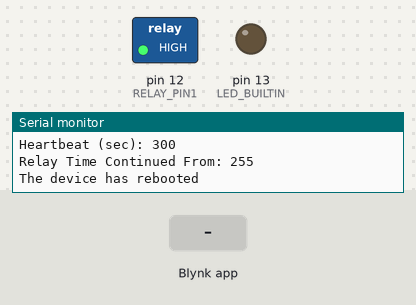
A sketch run on a simulated Arduino Uno, built with avr-gcc and run on an emulated ATmega328P. Parts: switched loads named in the sketch (green lamp = pin HIGH), output pins drawn as LEDs (lit = HIGH), the last lines printed to the serial monitor. The inputs (shaded band) are chosen by the test bench. WiFi joins after 1.5 s; servers stay silent unless stated; EEPROM starts erased; pins used as bus, display or sensor lines are not drawn.

Above: at 5.0 s.
5.1 s: Blynk app writes 1 to V1
At 6.3 s:
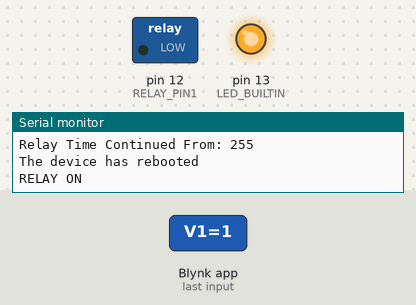
6.6 s: Blynk app writes 0 to V1
At 7.7 s:
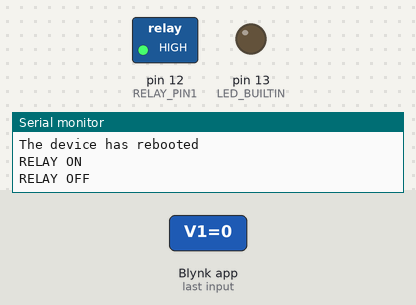
8.1 s: Blynk app writes 200 to V1
At 8.8 s:
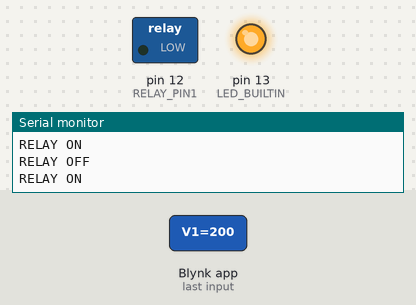
Timing chart, 0 to 11.1 s (numbered marks = the images above; inputs shaded):
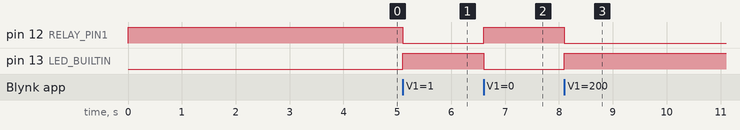

Measured:
- after the input at 5.1 s, pin 12 (RELAY_PIN1): HIGH → LOW at once; pin 13 (LED_BUILTIN): LOW → HIGH at once
- after the input at 6.6 s, pin 12 (RELAY_PIN1): LOW → HIGH at once; pin 13 (LED_BUILTIN): HIGH → LOW at once
- after the input at 8.1 s, pin 12 (RELAY_PIN1): HIGH → LOW at once; pin 13 (LED_BUILTIN): LOW → HIGH at once

The sketch:

main.ino
```cpp
/*
 * Author: Alex Waclawik
 * Github: https://github.com/AlexWaclawik/Arduino-IoT-Switch
 * Version: 1.2
 * This project is for a remote AC outlet switch that is made using
 * an Arduino UNO-like microcontroller, and the Blynk IoT library.
 */

// these Blynk definitions ALWAYS have to be first
#define BLYNK_TEMPLATE_ID "TEMPLATE-ID"
#define BLYNK_DEVICE_NAME "DEVICE NAME"
#define BLYNK_AUTH_TOKEN "YOUR-AUTH-TOKEN"
#define BLYNK_PRINT Serial
#define BLYNK_NO_FANCY_LOGO

/*
 * IMPORTANT: Configuration of Blynk Heartbeat Interval
 * Please read the Blynk Heartbeat Configuration section of the README
 * as configuring this is very important for your application
 * https://github.com/AlexWaclawik/Arduino-IoT-Switch/tree/testing#operation
 */
#define BLYNK_HEARTBEAT 300

// define the SIM type
#define TINY_GSM_MODEM_SIM7000

// libraries
#include <SPI.h>
#include <TinyGsmClient.h>
#include <BlynkSimpleTinyGSM.h>
#include <EEPROM.h>

#define SerialMon Serial

// pin definitions
#define TX 10 // Microcontroller RX
#define RX 11 // Microcontroller TX
#define RELAY_PIN1 12 // Relay Control Pin
#define LED 13 // onboard LED for testing
#define PWRKEY 6 // power pin
#define RST 7 // reset pin
// just one relay pin needed for now
// if you want to use the other one, just uncomment all the relevant lines
//#define RELAY_PIN2 XX

// initialize software serial
#include <SoftwareSerial.h>
SoftwareSerial SerialAT(TX, RX);

// configure GPRS settings (user and pass may be optional depending on your SIM card)
const char apn[] = "iot.1nce.net"; // currently set for 1NCE SIMs
const char user[] = "";
const char pass[] = "";
// configure Blynk authentication token
const char auth[] = "YOUR-AUTH-TOKEN";

// initialize modem
TinyGsm modem(SerialAT);

// define global variables
bool startup = true;
uint8_t deviceUptime = 0;
bool relayStatus = false;
uint8_t relayStartTime = 0;
uint8_t eeRelayTimeAddress = 0;
uint8_t relayTimeBackup = 0;


/*
 * called whenever a widget writes to virtual pin V1
 * it will switch the relay on and off, turn on the status LED, and push a notification
 * lastly it will call the updateDeviceTime() function which will update the uptime
 */
BLYNK_WRITE(V1) {
  // retrieve value from virtual pin V1
  uint8_t pinValue = param.asInt();
  if (pinValue != 0) {
    // turn on relay
    digitalWrite(RELAY_PIN1, LOW);
    //digitalWrite(RELAY_PIN2, LOW);
    digitalWrite(LED_BUILTIN, HIGH);
    SerialMon.println("RELAY ON");
    // turn on Blynk LED
    Blynk.virtualWrite(V4, 255);
    // push notification that the relay is ON
    Blynk.logEvent("relay", "The relay is ON");
    // update device uptime
    updateDeviceTime();
    // start relay uptime
    relayStatus = true;
    relayStartTime = deviceUptime;
  }
  else {
    // turn off relay
    digitalWrite(RELAY_PIN1, HIGH);
    //digitalWrite(RELAY_PIN2, HIGH);
    digitalWrite(LED_BUILTIN, LOW);
    SerialMon.println("RELAY OFF");
    // turn off Blynk LED
    Blynk.virtualWrite(V4, 0);
    // push notification that the relay is OFF
    Blynk.logEvent("relay", "The relay is OFF");
    // update device uptime
    updateDeviceTime();
    // stop relay uptime
    relayStatus = false;
    // reset EEPROM
    clearEE();
  }
}


/*
 * called whenever a widget reads virtual pin V7
 * first it will update the device uptime then use it to calulate the relay uptime
 * after which it will then write it to virtual pin V6
 * if relay is not on, it will instead return a value of 0
 */
BLYNK_WRITE(V7) {
  uint8_t pinValue = param.asInt();
  if (pinValue != 0) {
    if (relayStatus) {
      updateDeviceTime();
      uint8_t relayTime = (deviceUptime - relayStartTime) + relayTimeBackup;
      Blynk.virtualWrite(V6, relayTime);
      SerialMon.print("Relay Uptime: ");
      SerialMon.println(relayTime);
      EEPROM.put(eeRelayTimeAddress, relayTime);
    }
  }
}


/*
 * called whenever a widget reads virtual pin V8 and returns signal quality to virtual pin V9
 * for more information: https://github.com/AlexWaclawik/Arduino-IoT-Switch/tree/testing#operation
 */
BLYNK_WRITE(V8) {
  uint8_t pinValue = param.asInt();
  if (pinValue != 0) {
    String signalCond = "";
    String signalColor = "";
    uint8_t signalQuality = 0;
    signalQuality = modem.getSignalQuality();
    if (signalQuality == 99) {
      signalCond = "UNKNOWN";
      // grey color
      signalColor = "#A0A0A0";
    }
    // RSSI less than -93 dBm
    else if (signalQuality < 10) {
      signalCond = "MARGINAL";
      // red color
      signalColor = "#FF0000";
    }
    // RSSI greater than -95 dBm and less than -83 dBm
    else if (signalQuality > 9 && signalQuality < 15) {
      signalCond = "OK";
      // orange color
      signalColor = "#FF7B00";
    }
    // RSSI greater than -85 dBm and less than -73 dBm
    else if (signalQuality > 14 && signalQuality < 20) {
      signalCond = "GOOD";
      // light green color
      signalColor = "#6EFF00";
    }
    // RSSI greater than -75 dBm
    else if (signalQuality > 19) {
      signalCond = "EXCELLENT";
      // brighter darker green color
      signalColor = "#04D700";
    }
    Blynk.virtualWrite(V9, signalCond);
    Blynk.virtualWrite(V10, 255);
    Blynk.setProperty(V10, "color", signalColor);
    SerialMon.print("Signal Quality: ");
    SerialMon.println(signalCond);
  }
}


// declare reset function at address 0
// this is hardware dependant and may not work for your board
void(* resetFunc) (void) = 0;


/*
 * updates the device uptime in hours, and
 * then pushes the uptime to virtual pin V5
 */
void updateDeviceTime() {
  deviceUptime = (((millis() / 1000) / 60) / 60);
  Blynk.virtualWrite(V5, deviceUptime);
}


/*
 * clears the EEPROM
 */
void clearEE() {
  EEPROM.update(eeRelayTimeAddress, 0);
}


/*
 * setup and initializes device on startup (or reboot) and will only run once
 */
void setup() {
  // default state
  pinMode(RST, OUTPUT);
  digitalWrite(RST, HIGH);

  // configure relay and ensure it is off
  pinMode(RELAY_PIN1, OUTPUT);
  digitalWrite(RELAY_PIN1, HIGH);
  // pinMode(RELAY_PIN2, OUTPUT);
  // digitalWrite(RELAY_PIN2, HIGH);
  pinMode(LED_BUILTIN, OUTPUT);
  digitalWrite(LED_BUILTIN, LOW);

  // set console baud rate
  SerialMon.begin(9600);
  delay(1000);

  // set GSM module baud rate
  SerialAT.begin(9600);
  delay(1000);

  // initialize modem
  SerialMon.println("Initializing modem...");
  modem.restart();
  // 30 second timeout
  modem.waitForNetwork(300000L);

  // get modem info
  String modemInfo = modem.getModemInfo();
  SerialMon.print("Modem Info: ");
  SerialMon.println(modemInfo);

  // connect to Blynk
  Blynk.begin(auth, modem, apn, user, pass);

  // verify heartbeat is configured correctly
  SerialMon.print("Heartbeat (sec): ");
  SerialMon.println(BLYNK_HEARTBEAT);

  // sync relay time from EEPROM
  EEPROM.get(eeRelayTimeAddress, relayTimeBackup);
  SerialMon.print("Relay Time Continued From: ");
  SerialMon.println(relayTimeBackup);
}


/*
 * main function that loops during device operation
 * On startup, the device will sync the current value of the virtual pin V1 and V8 which will call the write functions for those respective pins
 * this ensures that if the relay was ON when the device loses power, it will resume on reboot
 * furthermore if the device loses connection to Blynk it will restart the device by calling the reset function
 */
void loop() {
  if (Blynk.connected() == true){
    if (startup) {
      // check relay status
      Blynk.syncVirtual(V1);
      // check signal quality
      Blynk.syncVirtual(V8);
      // sends push notification that device has rebooted
      Serial.println("The device has rebooted");
      Blynk.logEvent("reboot","The device has rebooted");
      startup = false;
    }
    Blynk.run();
  }
  else if (Blynk.connected() == false){
    Serial.println("The device will now reboot");
    delay(1000);
    // call reset
    resetFunc();
  }
}
```
